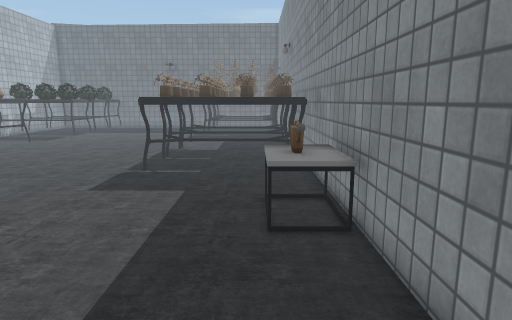
view 1 (above)

22 first-person views from a walk through a Unity game level. The camera is 1.4 m above the floor, tilts 10° down and sees 75° across. The floor is counted in squares, 0.5 m on a side. Each view is taken from the middle of a square. On the plan, view 1 faces up. The plan holds only what a view shows up to about 20 squares ahead; the rest is blank. Some surface patterns are stand-ins.

view 2
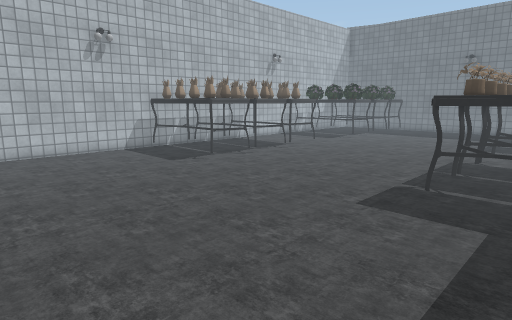

view 3
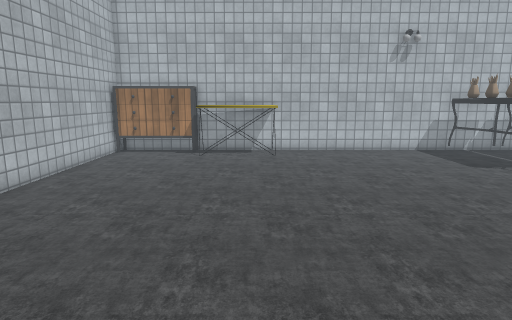

view 4
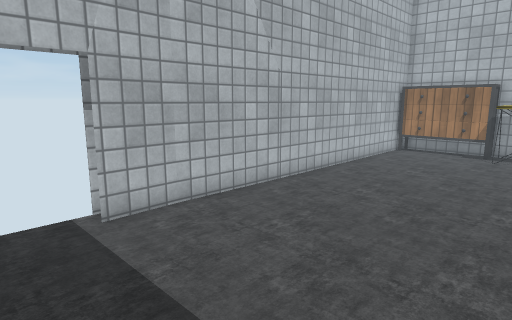

view 5
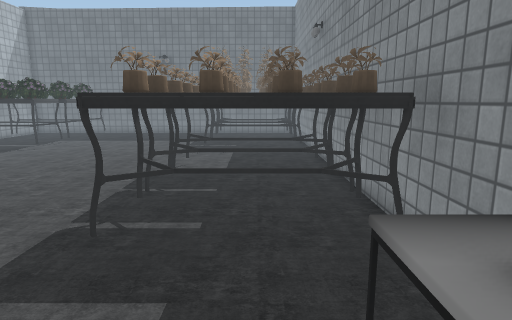

view 6
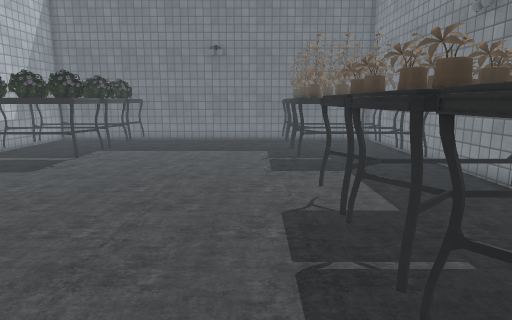

view 7
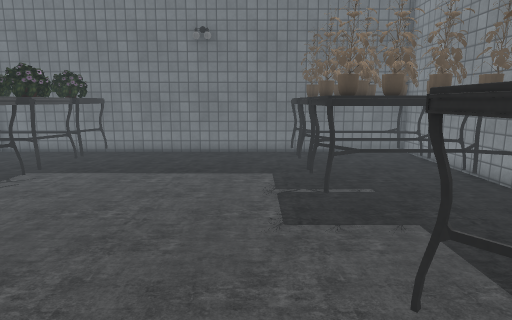

view 8
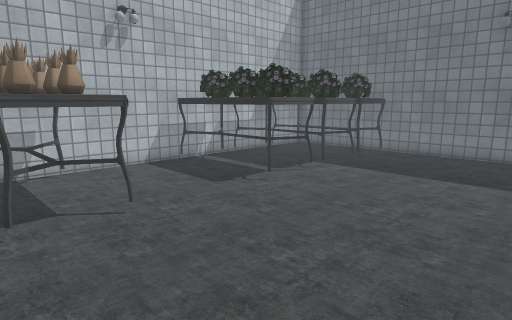

view 9
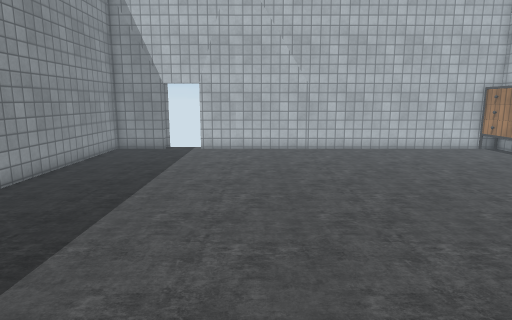

view 10
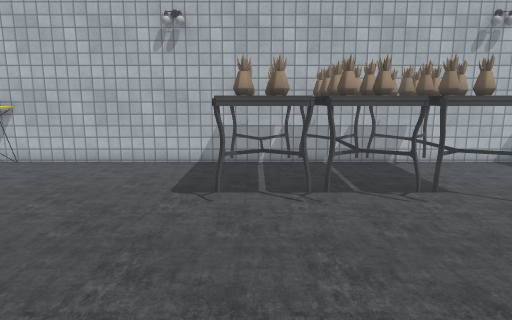

view 11
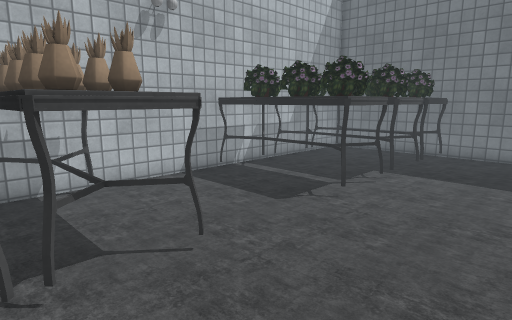

view 12
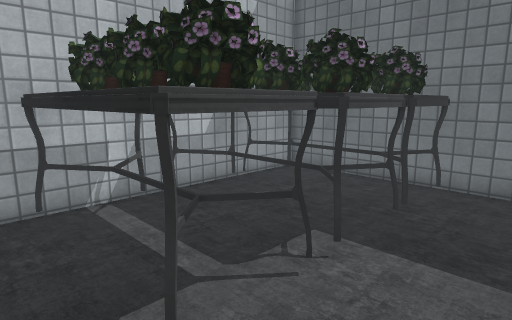

view 13
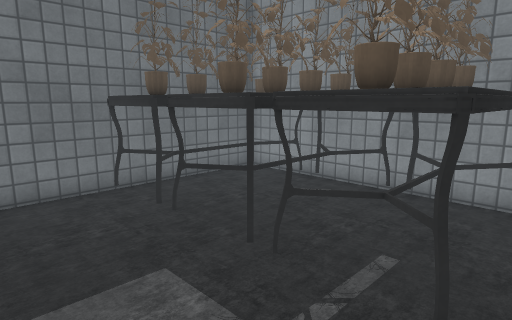

view 14
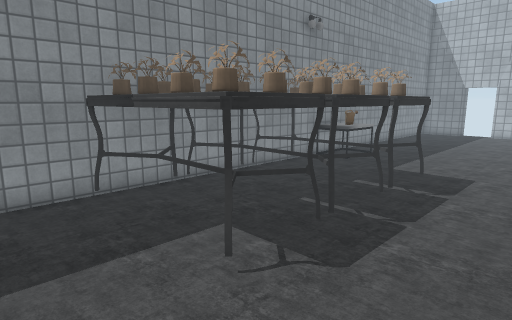

view 15
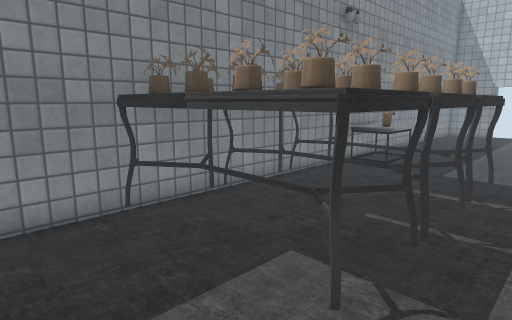

view 16
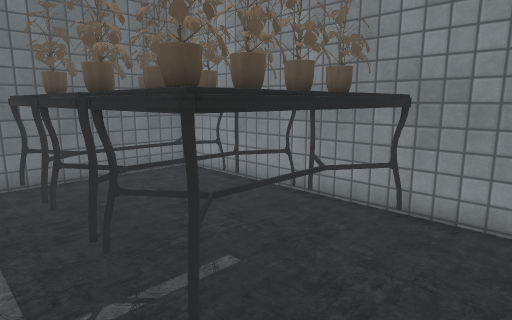

view 17
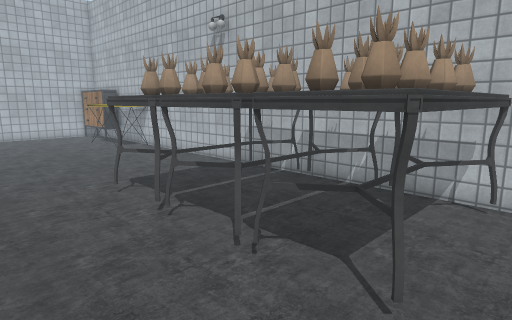

view 18
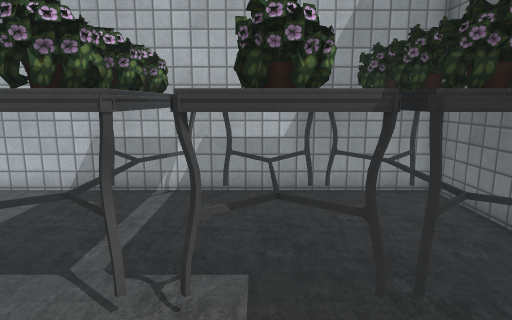

view 19
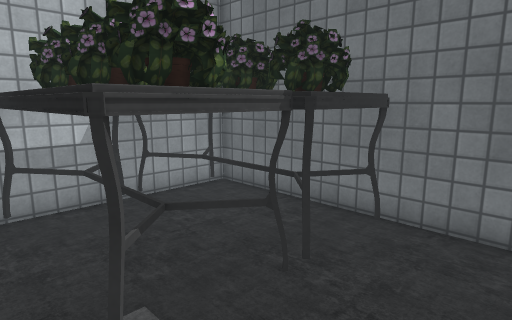

view 20
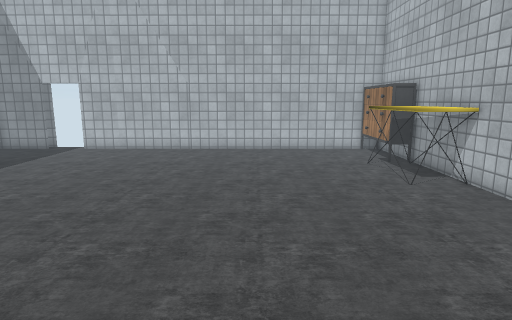

view 21
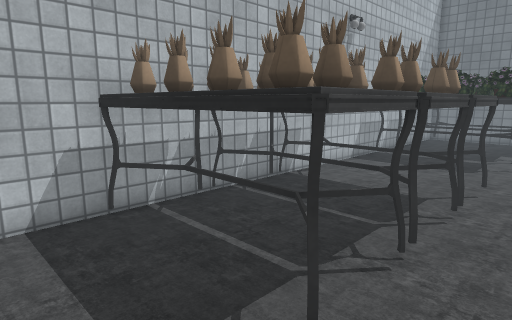

view 22
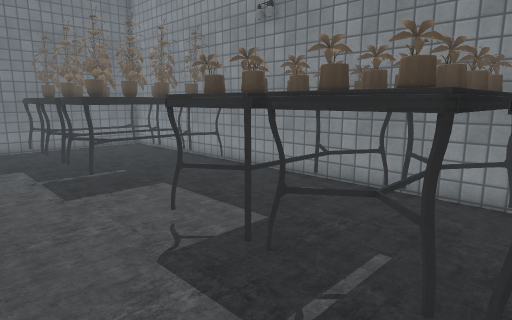

### Floor plan
Key: @ floor where view 1 was taken; # wall or solid block; . floor; O other object.
Columns run from 20 left of view 1 to 2 right of it. Each row starts with its distance up from view 1.
 36 #################
 35 #     O ........#
 34 OO   OO.........##
 33 OOOOOOO.........###
 32 #O   OO.........O    ##
 31 OO   OO.........OO   OO
 30 OOOOOOO.........OOOOOOO
 29 OOOOOOO.........O    O#
 28 OO OOOO.........OO   OO
 27 OOOOOOO.........OOOOOOO
 26 OOOOOOO.........OOOOOOO
 25 #.....................#
 24 #.....................#
 23 #.....................#
 22 #.....................#
 21 #OOOOOO.........OOOOOO#
 20 OO   OO.........OO   OO
 19 OOOOOOO.........OOOOOOO
 18 OO  OOO.........O    O#
 17 OO   OO.........OO   OO
 16 OOOOOOO.........OOOOOOO
 15 OO  OOO.........OOOO O#
 14 OO   OO.........OO   OO
 13 OOOOOOO.........OOOOOOO
 12 OOOOOOO.........OOOOOOO
 11 #.....................#
 10 #.....................#
  9 #...................OOO
  8 #...................OOO
  7 #...................OOO
  6 #.....................#
  5 #.....................#
  4 #.....................#
  3 #.....................#
  2 OOO...................#
  1 OOO...................#
  0 O O.................@.#
 -1 OOO...................#
 -2 OOO...................#
 -3 OO....................#
 -4 OO....................#
 -5 OO....................#
 -6 OO....................#
 -7 ##################.####
 -8                  #

Positions as (right, up) in squares from view 1, and headings:
1: (0, 0), facing up
2: (-1, 2), facing up-left
3: (-1, 1), facing left
4: (0, 1), facing down-left
5: (-1, 6), facing up
6: (-6, 11), facing up
7: (-6, 17), facing up
8: (-6, 17), facing up-left
9: (-6, 13), facing down
10: (-5, 13), facing left
11: (-9, 17), facing up-left
12: (-11, 24), facing up-left
13: (-8, 25), facing up-right
14: (-8, 24), facing down-right
15: (-6, 24), facing down-right
16: (-6, 23), facing up-right
17: (-10, 22), facing down-left
18: (-10, 30), facing left
19: (-11, 28), facing up-left
20: (-13, 13), facing down
21: (-12, 9), facing up-left
22: (-8, 14), facing up-right
